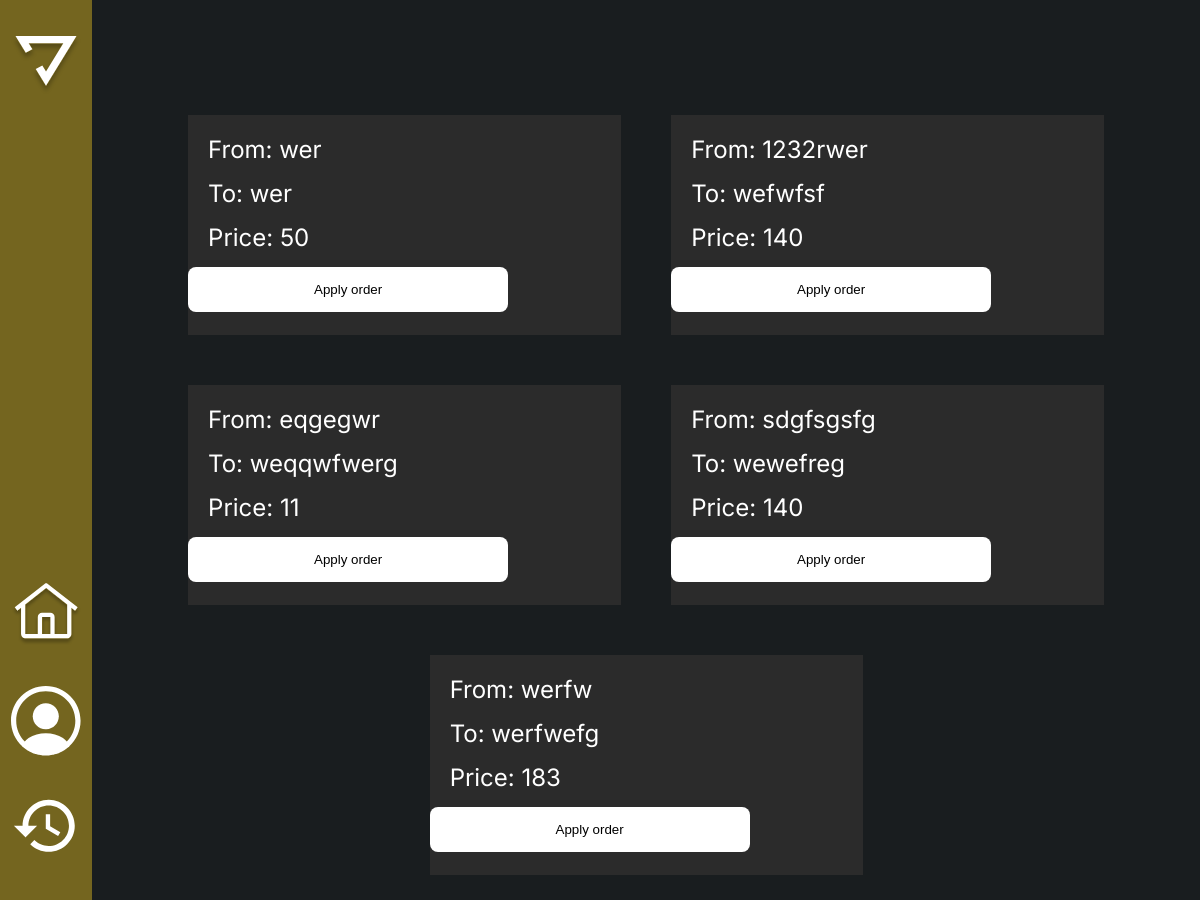
Page /show_orders (signed in) on the committed database.
### app/models.py (models this page shows, shortened)
class Order(db.Model):
    id = db.Column(db.Integer, primary_key=True)
    place_start = db.Column(db.String(140), nullable=False)
    place_end = db.Column(db.String(140), nullable=False)
    price = db.Column(db.String(140), nullable=False)
    order_time = db.Column(db.DateTime, index=True, nullable=True)
    order_taked = db.Column(db.DateTime, index=True, nullable=True)
    order_finished = db.Column(db.DateTime, index=True, nullable=True)
    user_id = db.Column(db.Integer, db.ForeignKey('user.id'))
    driver_id = db.Column(db.Integer, db.ForeignKey('driver.id'), nullable=True)

### app/routes.py (the view)
@app.route('/show_orders')
@login_required('driver')
def show_orders():
    orders = Order.query.filter_by(driver_id=None).all()
    return render_template('choose-order.html', orders=orders)

### app/models.py (called while the page is built)
@login.user_loader
def load_user(id):
    driver = Driver.query.get(int(id))
    if driver:
        return driver
    return User.query.get(int(id))

### app/utils.py (called while the page is built)
def login_required(role):
    def wrapper(func):
        @wraps(func)
        def decorated_view(*args, **kwargs):
            if not current_user.is_authenticated:
                return redirect(url_for('choice'))
            if current_user.role != role:
                print(f"Пользователь {current_user.email} имеет роль {current_user.role}, а ожидалось {role}")
                return abort(403)
            print(f"Пользователь {current_user.email} имеет роль {current_user.role}, а ожидалось {role}")
            return func(*args, **kwargs)
        return decorated_view
    return wrapper

### app/templates/choose-order.html (shortened to what this page needs)
{% extends "driver_base.html" %}
{% block content %}
<div class="content__container">
    <div class="available-order__container orders__container">
        {% for order in orders %}
            <div class="orders-item available-order">
                <div class="orders-item-text">From: {{ order.place_start }}</div>
                <div class="orders-item-text">To: {{ order.place_end }}</div>
                <div class="orders-item-text">Price: {{ order.price }}</div>
                <form action="{{ url_for('take_order', order_id=order.id) }}" method="post">
                    <button class="profile__info-btn apply-order-btn" type="submit">Apply order</button>
                </form>
            </div>
        {% endfor %}
    </div>
</div>
{% endblock %}

### app/static/css/style.css (style rules this page uses)
*, *::before, *::after { box-sizing: border-box; }
html, body { margin: 0; padding: 0; height: 100%; }
body { font-family: 'Ubuntu', sans-serif; font-size: 15px; font-weight: 400; color: #212529; }
body { background-image:url('images/background.png') ; background-position: center; background-repeat: no-repeat; background-size: 105% 105%; color: #fff; font-family: "Inter", sans-serif; }
.content__container { margin-top: 60px; }
.profile__info-btn { width: 320px; height: 45px; background-color: #fff; border-width: 0; border-color: #000; border-radius: 8px; cursor: pointer; }
.orders__container { margin-top: 30px; }
.orders-item { width: 380px; height: 220px; margin-bottom: 20px; padding-top: 35px; background-color: #2B2B2B; display: flex; flex-direction: column; justify-content: flex-start; }
.orders-item-text { margin-bottom: 15px; font-size: 15px; }
.orders-item div { margin-left: 20px; }
.current-order div, .available-order div { font-size: 24px; }
.available-order__container { display: flex; flex-wrap: wrap; justify-content: center; }
.available-order { padding-top: 20px; flex-grow: 1; flex-shrink: 0; flex-basis: calc(50% - 10px); max-width: calc(40% - 10px); margin: 25px; }
.apply-order-btn { margin: 0 auto; }

### rows in the picture
Order: place_start "wer", place_end "wer", price "50"
Order: place_start "1232rwer", place_end "wefwfsf", price "140"
Order: place_start "eqgegwr", place_end "weqqwfwerg", price "11"
Order: place_start "sdgfsgsfg", place_end "wewefreg", price "140"
Order: place_start "werfw", place_end "werfwefg", price "183"
